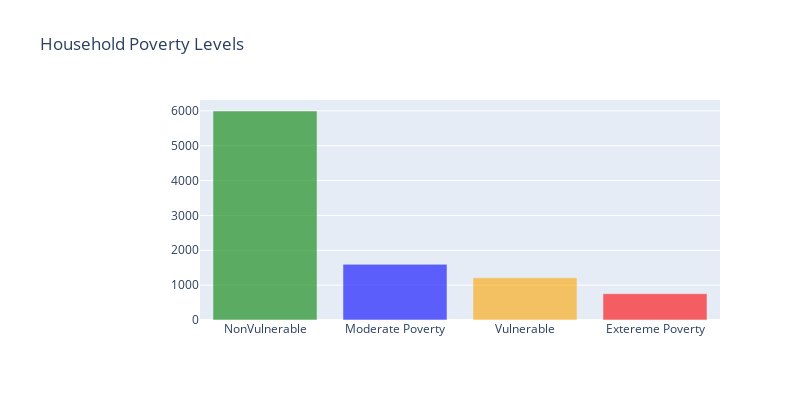

The code cell stored with this chart in its notebook:
### Code cell
target = train['Target'].value_counts().to_frame()

levels = ["NonVulnerable", "Moderate Poverty", "Vulnerable", "Extereme Poverty"]
trace = go.Bar(y=target.Target, x=levels, marker=dict(color=['green','blue','orange','red'], opacity=0.6))
layout = dict(title="Household Poverty Levels", margin=dict(l=200), width=800, height=400)
data = [trace]
fig = go.Figure(data=data, layout=layout)
iplot(fig)

### Figure 1 — Plotly figure (JSON) as saved in the notebook; plotly's stock layout.template omitted (floating-point values rounded to 4 significant figures)
{"data": [{"marker": {"color": ["green", "blue", "orange", "red"], "opacity": 0.6}, "type": "bar", "x": ["NonVulnerable", "Moderate Poverty", "Vulnerable", "Extereme Poverty"], "y": [5996, 1597, 1209, 755]}], "layout": {"height": 400, "margin": {"l": 200}, "title": {"text": "Household Poverty Levels"}, "width": 800}}
